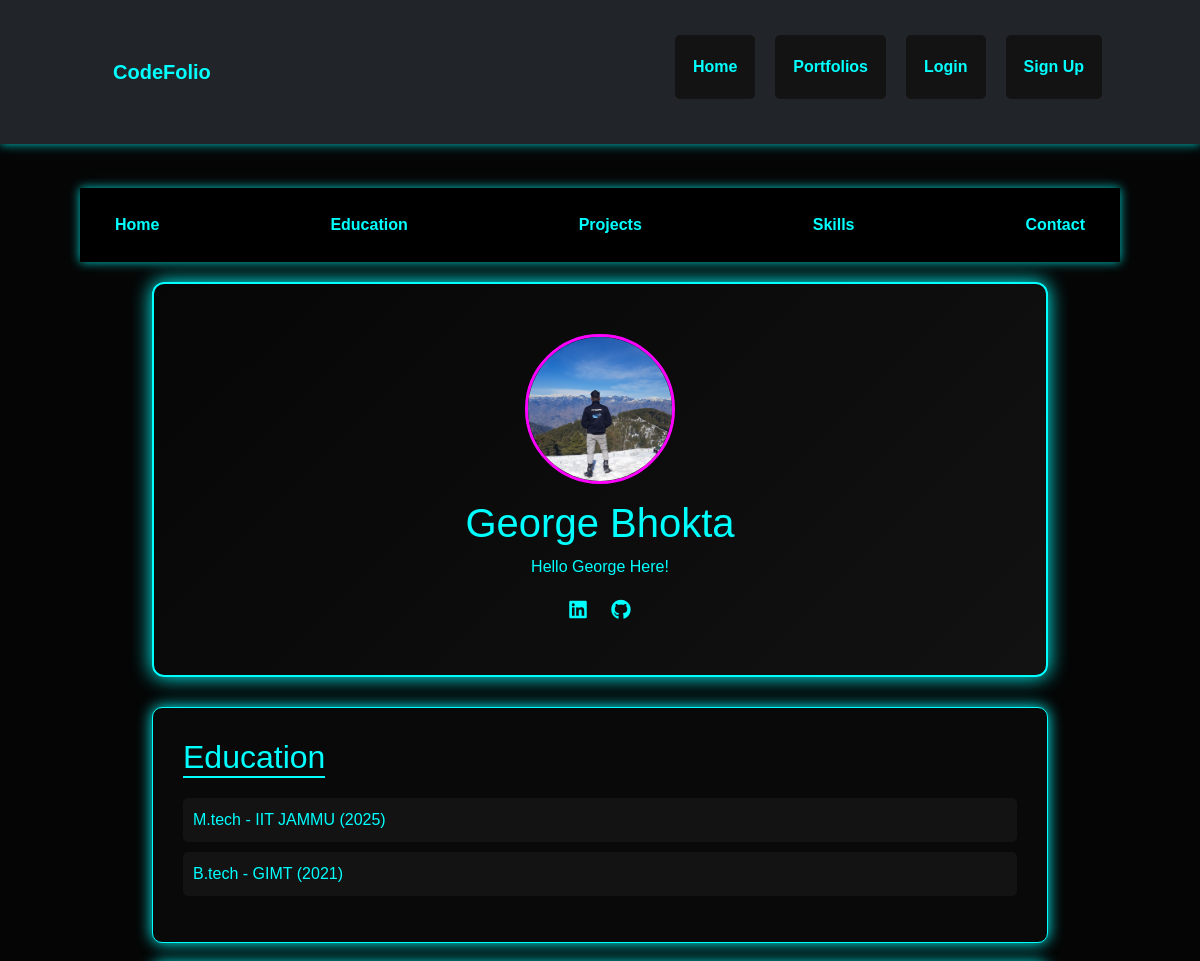
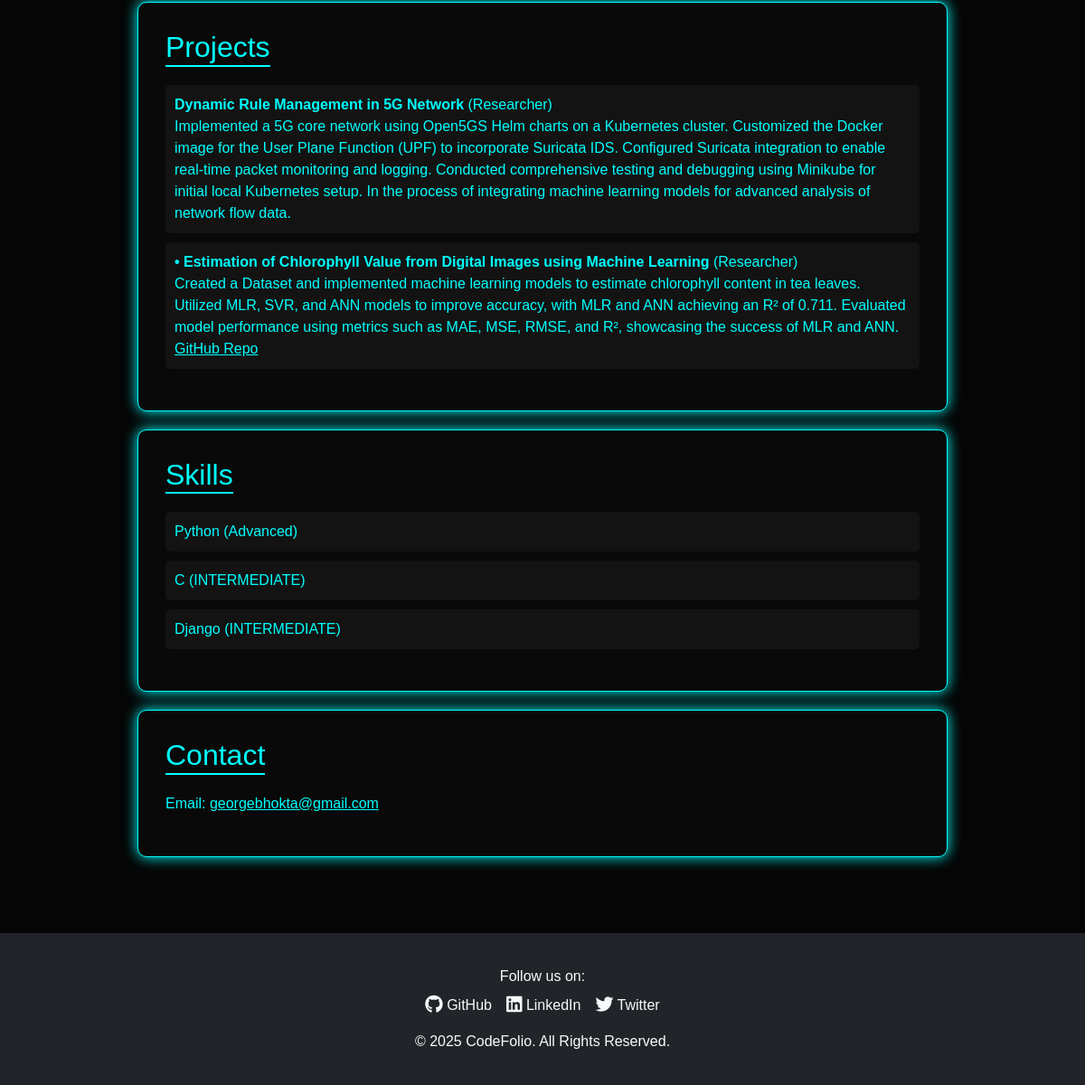
Screenshot of /protfolio/george/ with the database file from the repository (2 pictures, top to bottom).
### accounts/models.py (models this page shows, shortened)
class UserProfile(models.Model):
    user=models.OneToOneField(User,on_delete=models.CASCADE)
    bio=models.TextField(null=True,blank=True)
    profile_image=models.ImageField(upload_to='profiles/',null=True,blank=True)
    linkedin=models.URLField(null=True,blank=True)
    github=models.URLField(null=True,blank=True)
    twitter=models.URLField(null=True,blank=True)

### portfolio/models.py (models this page shows, shortened)
class Portfolio(models.Model):
    TEMPLATE_CHOICES = [
        ('template1', 'Modern Dark'),
        ('template2', 'Elegant Light'),
        ('template3', 'Professional Blue'),
        ('template4', 'Minimal White'),
    ]
    user = models.OneToOneField(settings.AUTH_USER_MODEL, on_delete=models.CASCADE, related_name='portfolio')
    title = models.CharField(max_length=255)
    description = models.TextField()
    template_choice = models.CharField(max_length=20, choices=TEMPLATE_CHOICES, default='template1')
    github_link = models.URLField(blank=True, null=True)
    linkedin = models.URLField(blank=True, null=True)
    twitter = models.URLField(blank=True, null=True)
    website = models.URLField(blank=True, null=True)
    profile_image = models.ImageField(upload_to='portfolio/profile_images/', blank=True, null=True)
    resume = models.FileField(upload_to='portfolio/resumes/', blank=True, null=True)

class Education(models.Model):
    user = models.ForeignKey(settings.AUTH_USER_MODEL, on_delete=models.CASCADE, related_name='education')
    course = models.CharField(max_length=100)
    institute = models.CharField(max_length=255)
    result = models.CharField(max_length=50)
    year_of_passing = models.PositiveIntegerField()

class Project(models.Model):
    user = models.ForeignKey(settings.AUTH_USER_MODEL, on_delete=models.CASCADE, related_name='projects')
    title = models.CharField(max_length=255)
    role = models.CharField(max_length=100, blank=True, null=True)
    description = models.TextField()
    start_date = models.DateField()
    end_date = models.DateField(null=True, blank=True)
    technologies = models.CharField(max_length=255)  # Comma-separated list of technologies used
    programming_languages = models.CharField(max_length=255, blank=True, null=True)
    link = models.URLField(blank=True, null=True)
    github_repo = models.URLField(blank=True, null=True)  # GitHub Project Link
    live_demo = models.URLField(blank=True, null=True)  # Live Code Demo URL
    image = models.ImageField(upload_to='project_images/', null=True, blank=True)

class Skill(models.Model):
    SKILL_TYPES = [
        ('Programming Language', 'Programming Language'),
        ('Framework', 'Framework'),
        ('Tool', 'Tool'),
        ('Other', 'Other'),
    ]
    user = models.ForeignKey(settings.AUTH_USER_MODEL, on_delete=models.CASCADE, related_name='skills')
    name = models.CharField(max_length=100)
    proficiency = models.CharField(max_length=50)
    skill_type = models.CharField(max_length=30, choices=SKILL_TYPES, default='Other')

### portfolio/views.py (the view)
# urls.py: path('<str:username>/', view_portfolio, name='view_portfolio'),
def view_portfolio(request, username):
    portfolio = get_object_or_404(Portfolio, user__username=username)
    user_profile = get_object_or_404(UserProfile, user=portfolio.user)  # ✅ Fetch UserProfile
    template = f"portfolio/{portfolio.template_choice}.html"
    context = {
        'portfolio': portfolio,
        'user_profile': user_profile,  # ✅ Add user profile details
        'educations': Education.objects.filter(user=portfolio.user),
        'projects': Project.objects.filter(user=portfolio.user),
        'publications': Publication.objects.filter(user=portfolio.user),
        'certifications': Certification.objects.filter(user=portfolio.user),
        'achievements': Achievement.objects.filter(user=portfolio.user),
        'skills': Skill.objects.filter(user=portfolio.user),
    }
    return render(request, template, context)

### templates/portfolio/template4.html (shortened to what this page needs)
{% extends 'portfolio/base_portfolio.html' %}
{% load static %}
{% block content %}
<div class="navbar">
    <a href="#">Home</a>
    <a href="#education">Education</a>
    <a href="#projects">Projects</a>
    <a href="#skills">Skills</a>
    <a href="#contact">Contact</a>
</div>
<div class="container">
    <div class="profile-section">
        <div>
            {% if user_profile.profile_image %}
                <img src="{{ user_profile.profile_image.url }}" alt="Profile Image" class="profile-img">
            {% else %}
                <img src="{% static 'portfolio/default_profile.png' %}" alt="Profile Image" class="profile-img">
            {% endif %}
            <h1>{{ portfolio.user.get_full_name }}</h1>
            <p>{{ user_profile.bio }}</p>
            <div class="social-links">
                {% if user_profile.linkedin %}<a href="{{ user_profile.linkedin }}" target="_blank"><i class="fab fa-linkedin"></i></a>{% endif %}
                {% if user_profile.github %}<a href="{{ user_profile.github }}" target="_blank"><i class="fab fa-github"></i></a>{% endif %}
            </div>
        </div>
    </div>
    <div id="education" class="section">
        <h2>Education</h2>
        <ul>
            {% for edu in educations %}
            <li>{{ edu.course }} - {{ edu.institute }} ({{ edu.year_of_passing }})</li>
            {% endfor %}
        </ul>
    </div>
    <div id="projects" class="section">
        <h2>Projects</h2>
        <ul>
            {% for project in projects %}
            <li>
                <strong>{{ project.title }}</strong> ({{ project.role }})<br>
                {{ project.description }}<br>
                {% if project.github_repo %} <a href="{{ project.github_repo }}" style="color: #0ff;">GitHub Repo</a> {% endif %}
            </li>
            {% endfor %}
        </ul>
    </div>
    <div id="skills" class="section">
        <h2>Skills</h2>
        <ul>
            {% for skill in skills %}
            <li>{{ skill.name }} ({{ skill.proficiency }})</li>
            {% endfor %}
        </ul>
    </div>
    <div id="contact" class="section">
        <h2>Contact</h2>
        <p>Email: <a href="mailto:{{ portfolio.user.email }}" style="color: #0ff;">{{ portfolio.user.email }}</a></p>
    </div>
</div>
{% endblock %}

### templates/portfolio/base_portfolio.html (shortened to what this page needs)
{% extends 'base.html' %}

### templates/base.html (shortened to what this page needs)
{% load static %}
<!DOCTYPE html>
<html lang="en">
<head>
    <link rel="stylesheet" href="{% static 'css/style.css' %}">
    <link rel="stylesheet" href="{% static 'css/forms.css' %}">
    <link rel="stylesheet" href="{% static 'css/portfolio.css' %}">
    <link rel="stylesheet" href="https://cdn.jsdelivr.net/npm/bootstrap@5.3.0/dist/css/bootstrap.min.css">
</head>
<body>
<header class="navbar navbar-expand-lg navbar-dark bg-dark">
    <div class="container">
        <a class="navbar-brand" href="{% url 'home' %}">CodeFolio</a>
        <div class="collapse navbar-collapse" id="navbarNav">
            <ul class="navbar-nav ms-auto nav-gap">
                <li class="nav-item"><a class="nav-link" href="{% url 'home' %}">Home</a></li>
                <li class="nav-item"><a class="nav-link" href="{% url 'portfolio_list' %}">Portfolios</a></li>
                {% if user.is_authenticated %}
                        <li class="nav-item dropdown">
                            <a class="nav-link dropdown-toggle" href="#" id="templateDropdown" role="button" data-bs-toggle="dropdown">
                                Change Template
                            </a>
                            <ul class="dropdown-menu">
                                <li><a class="dropdown-item template-option" href="#" data-template="template1">Modern Dark</a></li>
                                <li><a class="dropdown-item template-option" href="#" data-template="template2">Elegant Light</a></li>
                                <li><a class="dropdown-item template-option" href="#" data-template="template3">Blue</a></li>
                                <li><a class="dropdown-item template-option" href="#" data-template="template4">Neo Sci-Fi</a></li>
                            </ul>
                        </li>
                <li class="nav-item dropdown">
                    <a class="nav-link dropdown-toggle" href="#" id="userDropdown" role="button" data-bs-toggle="dropdown">
                        {{ user.username }}
                    </a>
                    <ul class="dropdown-menu">
                        <li><a class="dropdown-item" href="{% url 'view_portfolio' username=user.username %}">My Portfolio</a></li>
                        <li><a class="dropdown-item" href="{% url 'edit_portfolio' %}">Edit Portfolio</a></li>
                        <li><a class="dropdown-item" href="{% url 'logout' %}">Logout</a></li>
                    </ul>
                </li>
                {% else %}
                <li class="nav-item"><a class="nav-link" href="{% url 'login' %}">Login</a></li>
                <li class="nav-item"><a class="nav-link" href="{% url 'register' %}">Sign Up</a></li>
                {% endif %}
            </ul>
        </div>
    </div>
</header>
    <main class="container my-4">
        {% block content %}{% endblock %}
    </main>
    <footer class="bg-dark text-light py-3">
        <div class="container text-center">
            <p class="mb-2">Follow us on:</p>
            <div class="d-flex justify-content-center gap-3">
                <a href="https://github.com/GBhokta" target="_blank" class="text-light">
                    <i class="fab fa-github fa-lg"></i> GitHub
                </a>
                <a href="https://www.linkedin.com/in/george-bhokta-73635872/" target="_blank" class="text-light">
                    <i class="fab fa-linkedin fa-lg"></i> LinkedIn
                </a>
                <a href="https://twitter.com" target="_blank" class="text-light">
                    <i class="fab fa-twitter fa-lg"></i> Twitter
                </a>
            </div>
            <p class="mt-3 mb-0">&copy; 2025 CodeFolio. All Rights Reserved.</p>
        </div>
    </footer>
</body>
</html>

### static/css/style.css (style rules this page uses)
.nav-gap { display: flex; gap: 20px; }
footer a { text-decoration: none; transition: color 0.3s ease-in-out; }

### templates/portfolio/template4.html (style rules this page uses)
body { font-family: 'Orbitron', sans-serif; background-color: #050505; color: #0ff; margin: 0; padding: 0; }
.container { width: 90%; max-width: 1200px; margin: auto; padding: 20px; }
.navbar { background: rgba(0, 0, 0, 0.9); padding: 15px 20px; box-shadow: 0 0 10px rgba(0, 255, 255, 0.8); }
.navbar a { color: #0ff !important; font-weight: bold; text-decoration: none; padding: 10px 15px; }
.profile-section { display: flex; align-items: center; justify-content: center; text-align: center; padding: 50px 20px; background: linear-gradient(135deg, #060606, #121212); border: 2px solid #0ff; box-shadow: 0 0 20px #0ff; border-radius: 12px; margin-bottom: 30px; }
.profile-img { width: 150px; height: 150px; border-radius: 50%; border: 3px solid #f0f; object-fit: cover; margin-bottom: 15px; }
.social-links a { color: #0ff; margin: 0 10px; font-size: 20px; transition: 0.3s; }
.section { background: #090909; padding: 30px; margin-bottom: 20px; border-radius: 10px; box-shadow: 0 0 15px #0ff; border: 1px solid #0ff; transition: 0.3s; }
.section h2 { color: #0ff; border-bottom: 2px solid #0ff; display: inline-block; margin-bottom: 20px; }
ul { list-style: none; padding: 0; }
ul li { background: #131313; padding: 10px; margin-bottom: 10px; border-radius: 5px; transition: 0.3s; }

### rows the page displays
UserProfile: profile_image (picture), bio "Hello George Here!"
Portfolio: user.get_full_name "George Bhokta", user.email "georgebhokta@gmail.com"
Education: course "M.tech", institute "IIT JAMMU", year_of_passing "2025"
Education: course "B.tech", institute "GIMT", year_of_passing "2021"
Project: title "Dynamic Rule Management in 5G Network", role "Researcher", description "Implemented a 5G core network using Open5GS Helm charts on a Kubernetes cluster. Customized the Docker image for the User Plane Function (UPF) to incorporate Suricata IDS. Configured Suricata integration to enable real-time packet monitoring and logging. Conducted comprehensive testing and debugging using Minikube for initial local Kubernetes setup. In the process of integrating machine learning models for advanced analysis of network flow data."
Project: title "• Estimation of Chlorophyll Value from Digital Images using Machine Learning", role "Researcher", description "Created a Dataset and implemented machine learning models to estimate chlorophyll content in tea leaves. Utilized MLR, SVR, and ANN models to improve accuracy, with MLR and ANN achieving an R² of 0.711. Evaluated model performance using metrics such as MAE, MSE, RMSE, and R², showcasing the success of MLR and ANN."
Skill: name "Python", proficiency "Advanced"
Skill: name "C", proficiency "INTERMEDIATE"
Skill: name "Django", proficiency "INTERMEDIATE"
